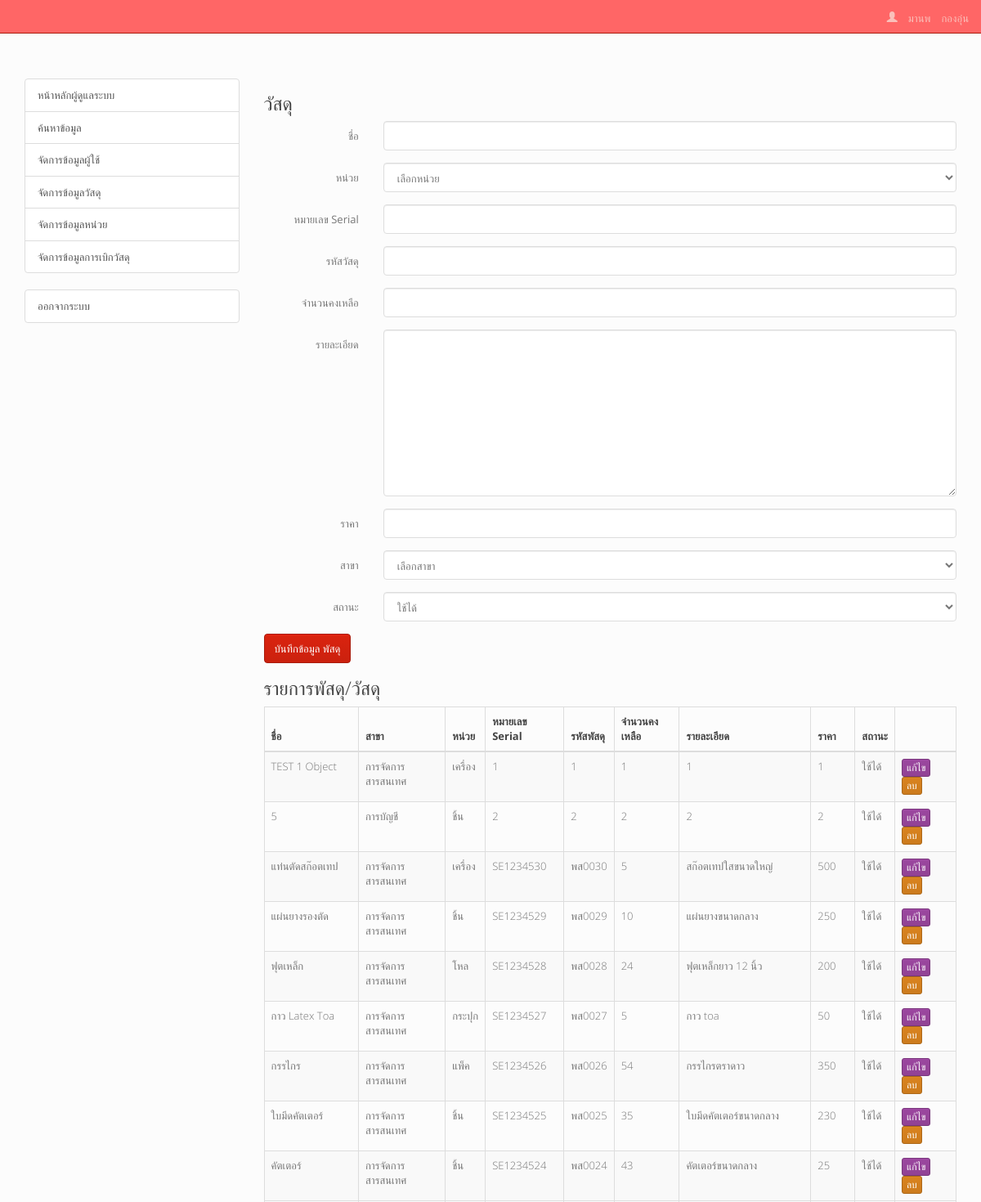
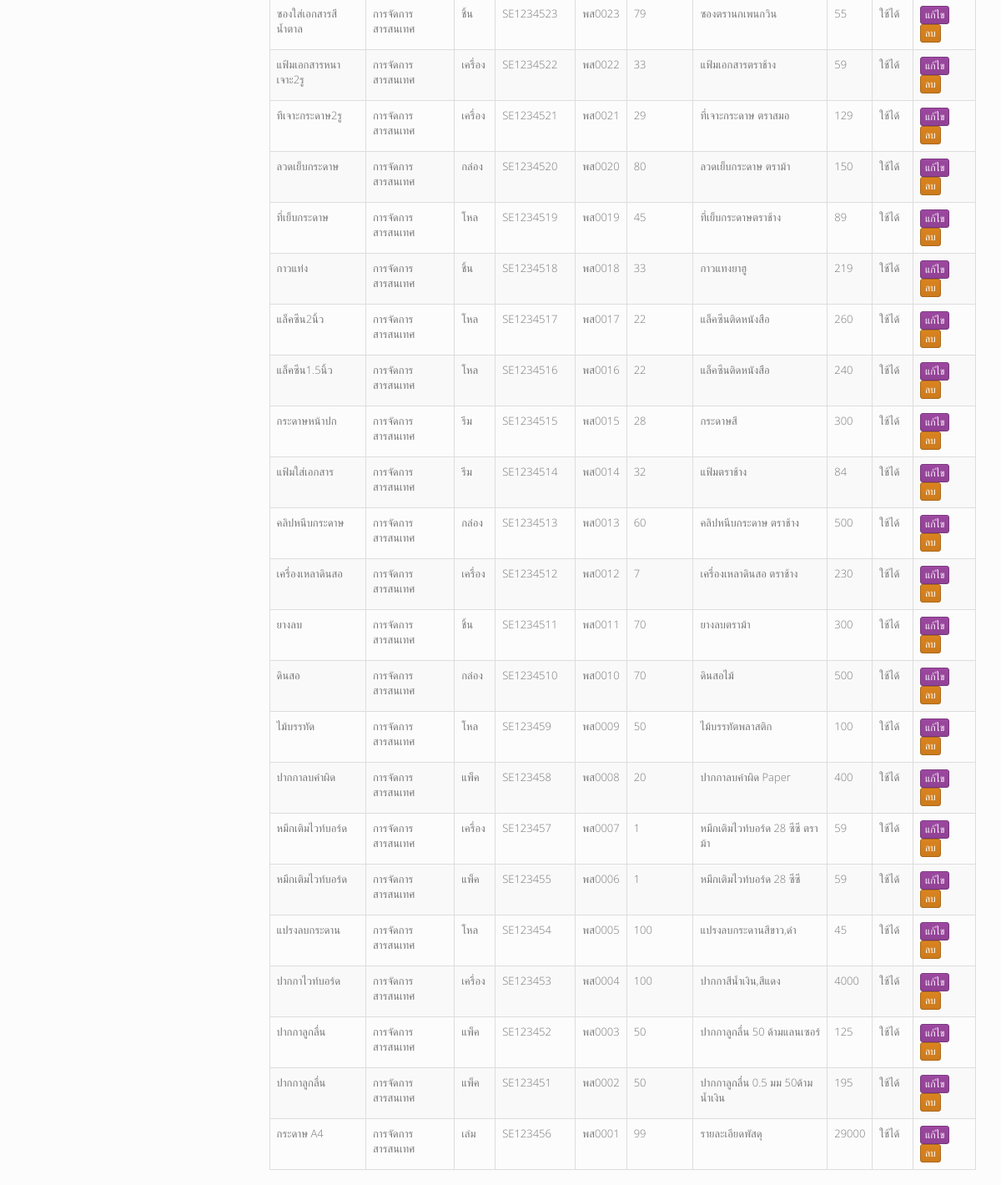
The app's page /admin_item.php (signed in) with its own data (2 pictures, top to bottom).
### tables this page shows
CREATE TABLE IF NOT EXISTS `item` (
  `id` int(4) NOT NULL AUTO_INCREMENT,
  `name` varchar(100) NOT NULL,
  `major_id` int(11) NOT NULL,
  `unit_id` int(11) NOT NULL COMMENT 'หน่วย',
  `serial_no` varchar(45) DEFAULT NULL COMMENT 'หมายเลข Serial',
  `item_code` varchar(45) DEFAULT NULL,
  `in_stock` int(11) NOT NULL COMMENT 'จำนวนคงเหลือ',
  `item_detail` text COMMENT 'รายละเอียด',
  `price` double NOT NULL,
  `item_status` enum('ใช้ได้','ใช้ไม่ได้','ยังไม่ตรวจรับ') NOT NULL DEFAULT 'ใช้ได้' COMMENT 'สถานะ',
  PRIMARY KEY (`id`),
  KEY `fk_item_unit1_idx` (`unit_id`)
);

CREATE TABLE IF NOT EXISTS `major` (
  `id` int(11) NOT NULL AUTO_INCREMENT,
  `major` varchar(50) NOT NULL COMMENT 'แผนก',
  PRIMARY KEY (`id`)
);

CREATE TABLE IF NOT EXISTS `unit` (
  `id` int(11) NOT NULL AUTO_INCREMENT,
  `unit` varchar(45) NOT NULL COMMENT 'หน่วย',
  PRIMARY KEY (`id`)
);

### admin_item.php (the view, shortened to what this page needs)
<?php
include 'html_head.php';
include 'dbcon.php';
$name	= null;
$serial_no	= null;
$item_code	= null;
$in_stock	= null;
$item_detail	= null;
$price	= null;
$item_status	= null;
$major_id = null;
$sql = "SELECT item.*,unit.unit,major.major FROM item JOIN unit ON item.unit_id = unit.id JOIN major ON item.major_id = major.id ORDER BY id DESC";
$result = $con->prepare($sql);
$result->execute();
?>
<div class="row">
<div class="col-md-12">
<h3>วัสดุ</h3>
<form method="post" action="<?php echo $_SERVER['PHP_SELF'];?>" class="form-horizontal">
    <div class="form-group">
        <label class="control-label col-md-2" for="i-name">ชื่อ</label>
        <div class="col-md-10">
            <input id="i-name" class="form-control" type="text" name="i[name]" value="<?php echo $name;?>" required="required">
        </div>
    </div>
    <div class="form-group">
        <label class="control-label col-md-2" for="i-unit_id">หน่วย</label>
        <div class="col-md-10">
          <select name="i[unit_id]" class="form-control" id="i-unit_id">
            <option value="0">เลือกหน่วย</option>
          </select>
        </div>
    </div>
    <div class="form-group">
        <label class="control-label col-md-2" for="i-serial_no">หมายเลข Serial</label>
        <div class="col-md-10">
            <input id="i-serial_no" class="form-control" type="text" name="i[serial_no]" value="<?php echo $serial_no;?>" >
        </div>
    </div>
    <div class="form-group">
        <label class="control-label col-md-2" for="i-item_code">รหัสวัสดุ</label>
        <div class="col-md-10">
            <input id="i-item_code" class="form-control" type="text" name="i[item_code]" value="<?php echo $item_code;?>" >
        </div>
    </div>
    <div class="form-group">
        <label class="control-label col-md-2" for="i-in_stock">จำนวนคงเหลือ</label>
        <div class="col-md-10">
          <input id="i-in_stock" class="form-control" type="text" name="i[in_stock]" value="<?php echo $in_stock;?>" required="required" />
        </div>
    </div>
    <div class="form-group">
        <label class="control-label col-md-2" for="i-item_detail">รายละเอียด</label>
        <div class="col-md-10">
            <textarea name="i[item_detail]" class="form-control" rows="10"  ><?php echo $item_detail;?></textarea>
        </div>
    </div>
    <div class="form-group" enctype="multipart/form-data">
        <label class="control-label col-md-2" for="i-price">ราคา</label>
        <div class="col-md-10">
            <input id="i-price" class="form-control" type="text" name="i[price]" value="<?php echo $price;?>" >
        </div>
    </div>
    <div class="form-group">
       <label class="control-label col-md-2" for="u-major_id">สาขา</label>
       <div class="col-md-10">
           <select name="i[major_id]" class="form-control" id="u-major_id">
                       <option <?php echo ($major_id)?"selected":""; ?> value="0">เลือกสาขา</option>
                   </select>
       </div>
    </div>
    <div class="form-group">
        <label class="control-label col-md-2" for="i-item_status">สถานะ</label>
        <div class="col-md-10">
            <select name="i[item_status]" class="form-control" id="i-item_status">
				<option value="ใช้ได้" <?php if($item_status=='ใช้ได้'){?> selected="selected"<?php }?>>ใช้ได้</option>
			</select>
        </div>
    </div>
        <input type="submit" value="บันทึกข้อมูล พัสดุ" class="btn btn-primary">
</form>
</div>
<div class="col-md-12">
<h3>รายการพัสดุ/วัสดุ</h3>
<div class="table-responsive">
<table class="table table-bordered table-hover table-striped">
    <thead>
        <tr>
    		<th>ชื่อ</th>
      <th>สาขา</th>
			<th>หน่วย</th>
			<th>หมายเลข Serial</th>
			<th>รหัสพัสดุ</th>
			<th>จำนวนคงเหลือ</th>
			<th>รายละเอียด</th>
			<th>ราคา</th>
			<th>สถานะ</th>
            <th></th>
        </tr>
    </thead>
    <tbody>
    <?php while($rs = $result->fetch()){?>
        <tr>
    		<td><?php echo $rs['name'];?></td>
        <td><?php echo $rs['major'];?></td>
			<td><?php echo $rs['unit'];?></td>
            <td><?php echo $rs['serial_no'];?></td>
			<td><?php echo $rs['item_code'];?></td>
			<td><?php echo $rs['in_stock'];?></td>
			<td><?php echo $rs['item_detail'];?></td>
			<td><?php echo $rs['price'];?></td>
			<td><?php echo $rs['item_status'];?></td>
            <td>
                <a href="<?php echo $_SERVER['PHP_SELF'];?>?action=edit&id=<?php echo $rs['id'];?>" class="btn btn-xs btn-warning">แก้ไข</a>
                <a href="<?php echo $_SERVER['PHP_SELF'];?>?action=delete&id=<?php echo $rs['id'];?>" class="btn btn-xs btn-danger" onclick="return confirm('แน่ใจนะว่าต้องการลบ?');">ลบ</a>
            </td>
        </tr>
    <?php }?>
    </tbody>
</table>
</div>
</div>
</div>

### assets/css/style.css (style rules this page uses)
html { position: relative; min-height: 100%; }
body { padding-top: 8%; margin-bottom: AUTO; }

### records on screen
item: name "TEST 1 Object", major.major "การจัดการสารสนเทศ", unit.unit "เครื่อง", serial_no "1", item_code "1", in_stock "1", item_detail "1", price "1", item_status "ใช้ได้"
item: name "5", major.major "การบัญชี", unit.unit "ชิ้น", serial_no "2", item_code "2", in_stock "2", item_detail "2", price "2", item_status "ใช้ได้"
item: name "แท่นตัดสก๊อตเทป", major.major "การจัดการสารสนเทศ", unit.unit "เครื่อง", serial_no "SE1234530", item_code "พส0030", in_stock "5", item_detail "สก๊อตเทปใสขนาดใหญ่", price "500", item_status "ใช้ได้"
item: name "แผ่นยางรองตัด", major.major "การจัดการสารสนเทศ", unit.unit "ชิ้น", serial_no "SE1234529", item_code "พส0029", in_stock "10", item_detail "แผ่นยางขนาดกลาง", price "250", item_status "ใช้ได้"
item: name "ฟุตเหล็ก", major.major "การจัดการสารสนเทศ", unit.unit "โหล", serial_no "SE1234528", item_code "พส0028", in_stock "24", item_detail "ฟุตเหล็กยาว 12 นิ้ว", price "200", item_status "ใช้ได้"
item: name "กาว Latex Toa", major.major "การจัดการสารสนเทศ", unit.unit "กระปุก", serial_no "SE1234527", item_code "พส0027", in_stock "5", item_detail "กาว toa", price "50", item_status "ใช้ได้"
item: name "กรรไกร", major.major "การจัดการสารสนเทศ", unit.unit "แพ็ค", serial_no "SE1234526", item_code "พส0026", in_stock "54", item_detail "กรรไกรตราดาว", price "350", item_status "ใช้ได้"
item: name "ใบมีดคัตเตอร์", major.major "การจัดการสารสนเทศ", unit.unit "ชิ้น", serial_no "SE1234525", item_code "พส0025", in_stock "35", item_detail "ใบมีดคัตเตอร์ขนาดกลาง", price "230", item_status "ใช้ได้"
item: name "คัตเตอร์", major.major "การจัดการสารสนเทศ", unit.unit "ชิ้น", serial_no "SE1234524", item_code "พส0024", in_stock "43", item_detail "คัตเตอร์ขนาดกลาง", price "25", item_status "ใช้ได้"
item: name "ซองใส่เอกสารสีน้ำตาล", major.major "การจัดการสารสนเทศ", unit.unit "ชิ้น", serial_no "SE1234523", item_code "พส0023", in_stock "79", item_detail "ซองตรานกเพนกวิน", price "55", item_status "ใช้ได้"
item: name "แฟ้มเอกสารหนาเจาะ2รู", major.major "การจัดการสารสนเทศ", unit.unit "เครื่อง", serial_no "SE1234522", item_code "พส0022", in_stock "33", item_detail "แฟ้มเอกสารตราช้าง", price "59", item_status "ใช้ได้"
item: name "ทีเจาะกระดาษ2รู", major.major "การจัดการสารสนเทศ", unit.unit "เครื่อง", serial_no "SE1234521", item_code "พส0021", in_stock "29", item_detail "ที่เจาะกระดาษ ตราสมอ", price "129", item_status "ใช้ได้"
item: name "ลวดเย็บกระดาษ", major.major "การจัดการสารสนเทศ", unit.unit "กล่อง", serial_no "SE1234520", item_code "พส0020", in_stock "80", item_detail "ลวดเย็บกระดาษ ตราม้า", price "150", item_status "ใช้ได้"
item: name "ที่เย็บกระดาษ", major.major "การจัดการสารสนเทศ", unit.unit "โหล", serial_no "SE1234519", item_code "พส0019", in_stock "45", item_detail "ที่เย็บกระดาษตราช้าง", price "89", item_status "ใช้ได้"
item: name "กาวแท่ง", major.major "การจัดการสารสนเทศ", unit.unit "ชิ้น", serial_no "SE1234518", item_code "พส0018", in_stock "33", item_detail "กาวแทงยาฮู", price "219", item_status "ใช้ได้"
item: name "แล็คซีน2นิ้ว", major.major "การจัดการสารสนเทศ", unit.unit "โหล", serial_no "SE1234517", item_code "พส0017", in_stock "22", item_detail "แล็คซีนติดหนังสือ", price "260", item_status "ใช้ได้"
item: name "แล็คซีน1.5นิ้ว", major.major "การจัดการสารสนเทศ", unit.unit "โหล", serial_no "SE1234516", item_code "พส0016", in_stock "22", item_detail "แล็คซีนติดหนังสือ", price "240", item_status "ใช้ได้"
item: name "กระดาษหน้าปก", major.major "การจัดการสารสนเทศ", unit.unit "รีม", serial_no "SE1234515", item_code "พส0015", in_stock "28", item_detail "กระดาษสี", price "300", item_status "ใช้ได้"
item: name "แฟ้มใส่เอกสาร", major.major "การจัดการสารสนเทศ", unit.unit "รีม", serial_no "SE1234514", item_code "พส0014", in_stock "32", item_detail "แฟ้มตราช้าง", price "84", item_status "ใช้ได้"
item: name "คลิปหนีบกระดาษ", major.major "การจัดการสารสนเทศ", unit.unit "กล่อง", serial_no "SE1234513", item_code "พส0013", in_stock "60", item_detail "คลิปหนีบกระดาษ ตราช้าง", price "500", item_status "ใช้ได้"
item: name "เครื่องเหลาดินสอ", major.major "การจัดการสารสนเทศ", unit.unit "เครื่อง", serial_no "SE1234512", item_code "พส0012", in_stock "7", item_detail "เครื่องเหลาดินสอ ตราช้าง", price "230", item_status "ใช้ได้"
item: name "ยางลบ", major.major "การจัดการสารสนเทศ", unit.unit "ชิ้น", serial_no "SE1234511", item_code "พส0011", in_stock "70", item_detail "ยางลบตราม้า", price "300", item_status "ใช้ได้"
item: name "ดินสอ", major.major "การจัดการสารสนเทศ", unit.unit "กล่อง", serial_no "SE1234510", item_code "พส0010", in_stock "70", item_detail "ดินสอไม้", price "500", item_status "ใช้ได้"
item: name "ไม้บรรทัด", major.major "การจัดการสารสนเทศ", unit.unit "โหล", serial_no "SE123459", item_code "พส0009", in_stock "50", item_detail "ไม้บรรทัตพลาสติก", price "100", item_status "ใช้ได้"
item: name "ปากกาลบคำผิด", major.major "การจัดการสารสนเทศ", unit.unit "แพ็ค", serial_no "SE123458", item_code "พส0008", in_stock "20", item_detail "ปากกาลบคำผิด Paper", price "400", item_status "ใช้ได้"
item: name "หมึกเติมไวท์บอร์ด", major.major "การจัดการสารสนเทศ", unit.unit "เครื่อง", serial_no "SE123457", item_code "พส0007", in_stock "1", item_detail "หมึกเติมไวท์บอร์ด 28 ซีซี ตราม้า", price "59", item_status "ใช้ได้"
item: name "หมึกเติมไวท์บอร์ด", major.major "การจัดการสารสนเทศ", unit.unit "แพ็ค", serial_no "SE123455", item_code "พส0006", in_stock "1", item_detail "หมึกเติมไวท์บอร์ด 28 ซีซี", price "59", item_status "ใช้ได้"
item: name "แปรงลบกระดาน", major.major "การจัดการสารสนเทศ", unit.unit "โหล", serial_no "SE123454", item_code "พส0005", in_stock "100", item_detail "แปรงลบกระดานสีขาว,ดำ", price "45", item_status "ใช้ได้"
item: name "ปากกาไวท์บอร์ด", major.major "การจัดการสารสนเทศ", unit.unit "เครื่อง", serial_no "SE123453", item_code "พส0004", in_stock "100", item_detail "ปากกาสีน้ำเงิน,สีแดง", price "4000", item_status "ใช้ได้"
item: name "ปากกาลูกลื่น", major.major "การจัดการสารสนเทศ", unit.unit "แพ็ค", serial_no "SE123452", item_code "พส0003", in_stock "50", item_detail "ปากกาลูกลื่น 50 ด้ามแลนเซอร์", price "125", item_status "ใช้ได้"
item: name "ปากกาลูกลื่น", major.major "การจัดการสารสนเทศ", unit.unit "แพ็ค", serial_no "SE123451", item_code "พส0002", in_stock "50", item_detail "ปากกาลูกลื่น 0.5 มม 50ด้าม น้ำเงิน", price "195", item_status "ใช้ได้"
item: name "กระดาษ A4", major.major "การจัดการสารสนเทศ", unit.unit "เล่ม", serial_no "SE123456", item_code "พส0001", in_stock "99", item_detail "รายละเอียดพัสดุ", price "29000", item_status "ใช้ได้"

### other values on screen
$_SESSION['user']['firstname'] "มานพ"
$_SESSION['user']['lastname'] "กองอุ่น"
